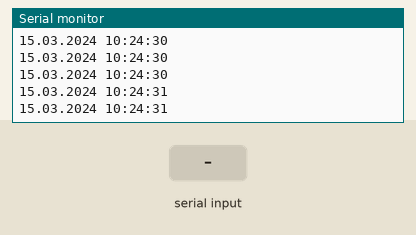
Recording of a sketch running on a simulated Arduino Uno, built with avr-gcc and run on an emulated ATmega328P. Shown: the last lines printed to the serial monitor. The test bench sets the inputs (shaded band). The local clock reads 2024-03-15 10:24:30 at power-on unless the sketch sets it.

Above: at 1.2 s.
1.3 s: byte 30 received over Serial
At 1.57 s:
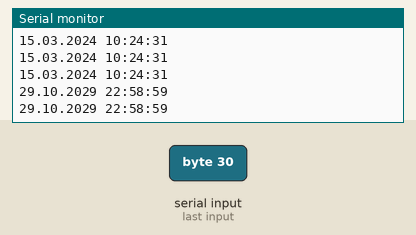
2.8 s: byte 90 received over Serial
At 3.02 s:
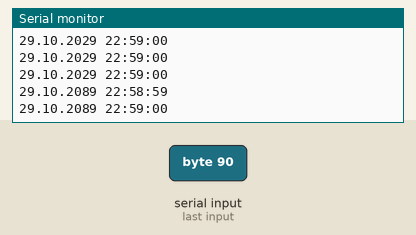
4.3 s: byte 120 received over Serial
At 4.58 s:
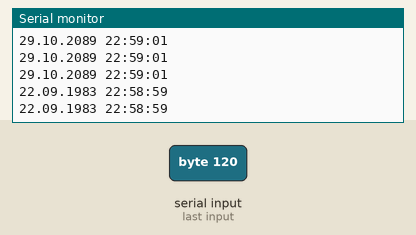
Timing chart, 0 to 7.3 s (numbered marks = the images above; inputs shaded):
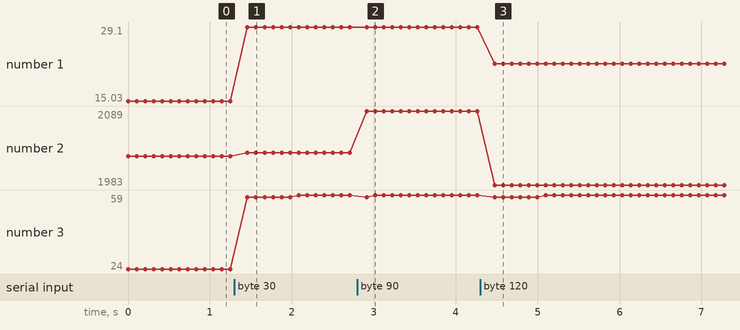

The sketch:

DS3231_check.ino
```cpp
// To use the hardware I2C (TWI) interface of the Arduino you must connect
// the pins as follows:
//
// Arduino Uno/2009:
// ----------------------
// DS3231:  SDA pin   -> Arduino Analog 4 or the dedicated SDA pin
//          SCL pin   -> Arduino Analog 5 or the dedicated SCL pin
//
// Arduino Leonardo:
// ----------------------
// DS3231:  SDA pin   -> Arduino Digital 2 or the dedicated SDA pin
//          SCL pin   -> Arduino Digital 3 or the dedicated SCL pin
//
// Arduino Mega:
// ----------------------
// DS3231:  SDA pin   -> Arduino Digital 20 (SDA) or the dedicated SDA pin
//          SCL pin   -> Arduino Digital 21 (SCL) or the dedicated SCL pin
//
// Arduino Due:
// ----------------------
// DS3231:  SDA pin   -> Arduino Digital 20 (SDA) or the dedicated SDA1 (Digital 70) pin
//          SCL pin   -> Arduino Digital 21 (SCL) or the dedicated SCL1 (Digital 71) pin
//
// The internal pull-up resistors will be activated when using the
// hardware I2C interfaces.
//
// You can connect the DS3231 to any available pin but if you use any
// other than what is described above the library will fall back to
// a software-based, TWI-like protocol which will require exclusive access
// to the pins used, and you will also have to use appropriate, external
// pull-up resistors on the data and clock signals.
//

#include <DS3231.h>

// Init the DS3231 using the hardware interface
DS3231  rtc(SDA, SCL);

void setup()
{
  // Setup Serial connection
  Serial.begin(9600);
  // Uncomment the next line if you are using an Arduino Leonardo
  //while (!Serial) {}

  // Initialize the rtc object
  rtc.begin();
}

void loop()
{
  if (Serial.available()) {
    delay(100);
    int year = Serial.read() + 2000;
    int month = Serial.read();
    int day = Serial.read();

    int hour = Serial.read();
    int minute = Serial.read();
    int second = Serial.read();
    rtc.setDate(day, month, year);
    rtc.setTime(hour, minute, second);
    while (Serial.available()){Serial.read();}
  }
  // Send date
  Serial.print(rtc.getDateStr());
  Serial.print(" ");

  // Send time
  Serial.println(rtc.getTimeStr());

  // Wait 100 ms before repeating
  delay (100);
}
```

Measured:
- after the input at 1.3 s, the serial monitor: prints a new line after 0.16 s (image 1)
- after the input at 2.8 s, the serial monitor: prints a new line after 0.11 s (image 2)
- after the input at 4.3 s, the serial monitor: prints a new line after 0.18 s (image 3)
- plotted number 1: 15.03 → 29.1 after the input at 1.3 s, 29.1 → 22.09 after the input at 4.3 s
- plotted number 2: 2024 → 2029 after the input at 1.3 s, 2029 → 2089 after the input at 2.8 s, 2089 → 1983 after the input at 4.3 s
- plotted number 3: 24 → 59 after the input at 1.3 s
